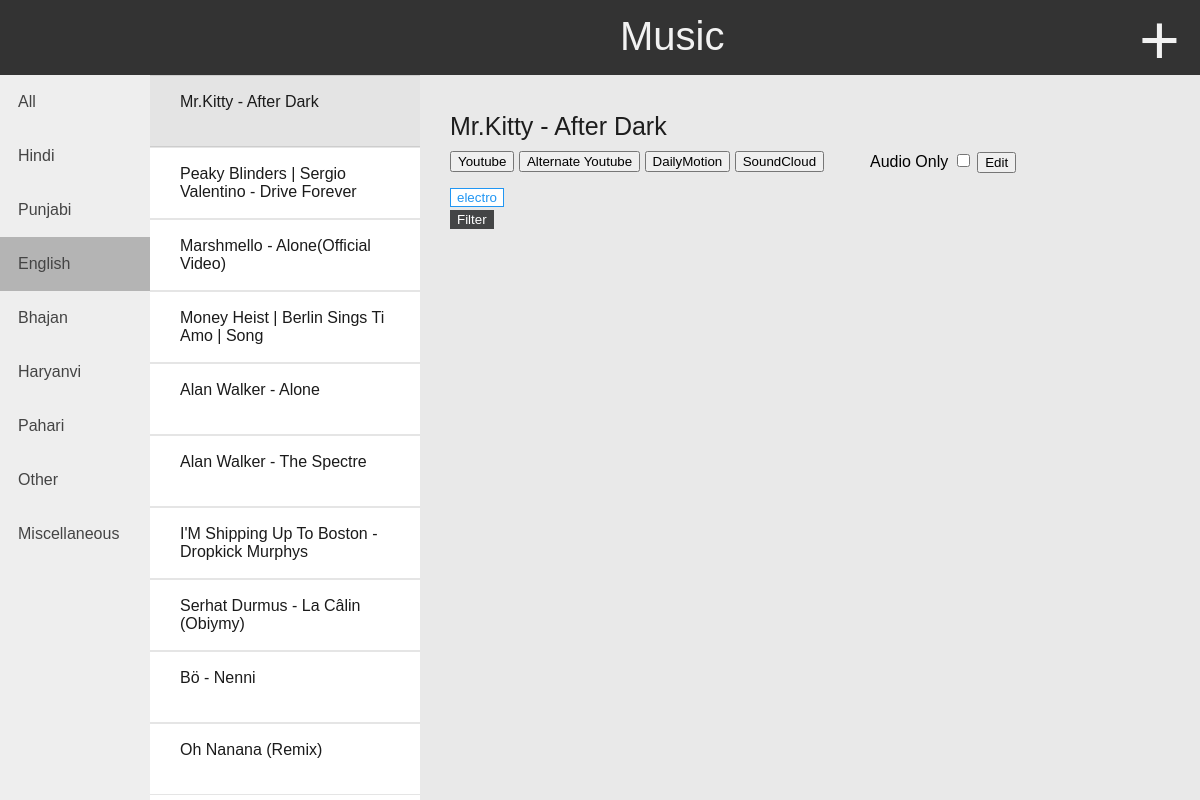
The app's page /English/ with its own data.
### music_app/models.py (models this page shows, shortened)
class Categories_m(models.Model):
    Category = models.SlugField("new Category", primary_key = True, null = False, blank = False)
    def __str__(self):
        return self.Category

class Song_list_m(models.Model):
    ID = models.CharField("Youtube ID", primary_key = True, null = False, blank = False, max_length = 30)
    Title = models.CharField(max_length = 50)
    Category = models.ForeignKey(Categories_m, on_delete = models.PROTECT)
    Alter_ID = models.CharField("Alternate Youtube ID", max_length = 30, blank = True)
    DM_ID = models.CharField("DailyMotion ID", max_length = 30, blank = True)
    SC_ID = models.CharField("SoundCloud ID", max_length = 100, blank = True)
    Time = models.FloatField(default = 0.0)
    Rating = models.IntegerField(default = 0)
    Date = models.DateTimeField(auto_now_add = True)
    default_id = models.IntegerField(default = 1)
    Tags = models.ManyToManyField(Tags_m)

### music_app/views.py (the view)
# urls.py: path('<slug:category_v>/', views.categories, name = 'categories'),
def categories(request, category_v):
    categories = Categories_m.objects.all()
    if category_v == 'All':
        song_list = Song_list_m.objects.all().order_by('-Date')
    else:
        obj = get_object_or_404(Categories_m, Category = category_v)
        song_list = Song_list_m.objects.filter(Category = obj).order_by('-Date')
    tags_l = []
    for song in song_list:
        s = ";"
        for tag in song.Tags.all():
            s += tag.tag+";"
        tags_l.append(s)
    return render(request, 'music_app/home.html', {'categories': categories,
                 'song_list': song_list, 'category':category_v, 'tags':tags_l, 'form': Song_list_f()})

### music_app/forms.py (shortened to what this page needs)
class Song_list_f(forms.ModelForm):
    class Meta:
        model = Song_list_m
        fields = ['ID', 'Title', 'Category','Alter_ID', 'DM_ID', 'SC_ID', 'default_id']

### music_app/templates/music_app/home.html (shortened to what this page needs)
{% load crispy_forms_tags%}
<html>
    <head>
    </head>
    <body >
        <div class="top">
            <div class = "top_heading">  Music </div>
            <a class="Add_new" href="{% url 'add_new' %}"> +  </a>
        </div>
        <div class = "cat">
            <a class="category" id='All' href="{% url 'categories' 'All' %}"> All </a>
            {% for var in categories %}
                <a class="category" id={{var.Category}} href="{% url 'categories' var.Category %}"> {{var.Category}} </a>
            {% endfor %}
        </div>
        <div class = "yplayer">
            <div id="player" class="player"></div>
            <div class="info_main">
                <div class="info" id="info">
                </div>
                <div class="button">
                    <button type="button" id="button1">Youtube </button>
                    <button type="button" id="button2">Alternate Youtube </button>
                    <button type="button" id="button3">DailyMotion </button>
                    <button type="button" id="button4">SoundCloud  </button>
                </div>
                <div class="switch_t">
                    <a > Audio Only</a>
                    <label class="switch">
                        <input type="checkbox" id="switch">
                    </label>
                    <button type="button" id="button_edit">Edit</button>
                </div>
                <div class="tags_div">
                </div>
                <button class="button_filter" type="button" id="filter">Filter</button>
            </div>
        </div>
        <div class = "list">
            {% for song in song_list %}
                <div class="musiclist musiclisth" id="{{song.ID}}" default_id="{{song.default_id}}" data_id1="{{song.ID}}" data_id2="{{song.Alter_ID}}" data_id3="{{song.DM_ID}}" data_id4="{{song.SC_ID}}" title="{{song.Title}}"  category="{{song.Category}}" tags="">
                    <div class="music">
                        {{song.Title}}
                    </div>
                </div>
            {% endfor %}
        </div>
    </body>
</html>

### music_app/templates/music_app/home.html (style rules this page uses)
body { margin: 0px; font-family: Arial, Helvetica, sans-serif; }
.top { position: fixed; width: 100%; height: 75px; background-color: #333; color: #f2f2f2; text-decoration: none; font-size: 40px; }
.top_heading { display: block; float: left; padding: 14px 0px 0px 620px; font-size: 40px; }
.Add_new { float: right; padding: 0px 20px 0px 0px; font-size: 70px; color: #f2f2f2; display: block; text-decoration: none; }
.category { background-color: #eee; color: #444; cursor: pointer; padding: 18px; text-align: left; border: none; outline: none; transition: 0.4s; text-decoration: none; display: block; }
.cat { height: 100%; width: 150px; margin-top: 75px; background-color: #eee; position: fixed; }
.yplayer { position: fixed; height: 100%; width: 100%; margin-left: 35%; margin-top: 75px; background-color: rgb(233, 233, 233); }
.list { margin-left: 150px; margin-right: 65%; padding-top: 75px; }
.musiclist { width: 100%; height: 70px; border-style: solid; border-width: 1px 0px ; border-color: rgba(0,0,0,.1); color: white; cursor: pointer; }
.music { margin: 17px 15px 0px 30px; color: rgb(27, 27, 27); }
.info { font-size: 25px; padding: 17px 15px 0px 30px; color: rgb(29, 29, 29); }
.player { padding-top: 20px; padding-left: 30px; display: None; }
.button { padding-top: 10px; padding-left: 30px; float: left; }
.switch_t { padding-top: 10px; padding-left: 450px; }
.tags_div { padding-top: 15px; padding-left: 30px; }
#filter { margin-left: 30px; margin-top: 3px; border: 1px solid #444546; background-color: #444546; color: white; }

### records on screen
Categories_m: Category "Hindi"
Categories_m: Category "Punjabi"
Categories_m: Category "English"
Categories_m: Category "Bhajan"
Categories_m: Category "Haryanvi"
Categories_m: Category "Pahari"
Categories_m: Category "Other"
Categories_m: Category "Miscellaneous"
Song_list_m: Title "Mr.Kitty - After Dark"
Song_list_m: Title "Peaky Blinders | Sergio Valentino - Drive Forever"
Song_list_m: Title "Marshmello - Alone(Official Video)"
Song_list_m: Title "Money Heist | Berlin Sings Ti Amo | Song"
Song_list_m: Title "Alan Walker - Alone"
Song_list_m: Title "Alan Walker - The Spectre"
Song_list_m: Title "I'M Shipping Up To Boston - Dropkick Murphys"
Song_list_m: Title "Serhat Durmus - La Câlin (Obiymy)"
Song_list_m: Title "Bö - Nenni"
Song_list_m: Title "Oh Nanana (Remix)"
